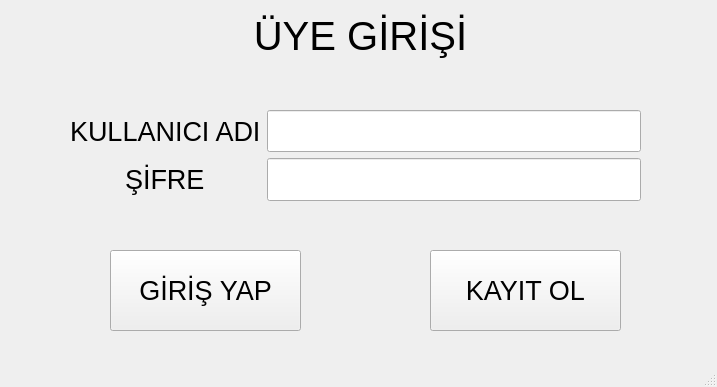
<?xml version="1.0" encoding="UTF-8"?>
<ui version="4.0">
 <class>MainWindow</class>
 <widget class="QMainWindow" name="MainWindow">
  <property name="geometry">
   <rect>
    <x>0</x>
    <y>0</y>
    <width>717</width>
    <height>387</height>
   </rect>
  </property>
  <property name="windowTitle">
   <string>MainWindow</string>
  </property>
  <widget class="QWidget" name="centralwidget">
   <widget class="QWidget" name="formLayoutWidget">
    <property name="geometry">
     <rect>
      <x>60</x>
      <y>100</y>
      <width>591</width>
      <height>111</height>
     </rect>
    </property>
    <layout class="QFormLayout" name="formLayout">
     <property name="fieldGrowthPolicy">
      <enum>QFormLayout::AllNonFixedFieldsGrow</enum>
     </property>
     <property name="rowWrapPolicy">
      <enum>QFormLayout::WrapLongRows</enum>
     </property>
     <property name="labelAlignment">
      <set>Qt::AlignCenter</set>
     </property>
     <property name="leftMargin">
      <number>10</number>
     </property>
     <property name="topMargin">
      <number>10</number>
     </property>
     <property name="rightMargin">
      <number>10</number>
     </property>
     <property name="bottomMargin">
      <number>10</number>
     </property>
     <item row="0" column="0">
      <widget class="QLabel" name="kullaniciadigiris_label">
       <property name="font">
        <font>
         <pointsize>20</pointsize>
        </font>
       </property>
       <property name="text">
        <string>KULLANICI ADI</string>
       </property>
      </widget>
     </item>
     <item row="0" column="1">
      <widget class="QLineEdit" name="kullaniciadigiri_text">
       <property name="enabled">
        <bool>true</bool>
       </property>
       <property name="font">
        <font>
         <pointsize>25</pointsize>
        </font>
       </property>
      </widget>
     </item>
     <item row="1" column="0">
      <widget class="QLabel" name="sifregiris_label">
       <property name="font">
        <font>
         <pointsize>20</pointsize>
        </font>
       </property>
       <property name="text">
        <string>ŞİFRE</string>
       </property>
      </widget>
     </item>
     <item row="1" column="1">
      <widget class="QLineEdit" name="sifregiris_text">
       <property name="enabled">
        <bool>true</bool>
       </property>
       <property name="font">
        <font>
         <pointsize>25</pointsize>
        </font>
       </property>
      </widget>
     </item>
    </layout>
   </widget>
   <widget class="QLabel" name="label_3">
    <property name="geometry">
     <rect>
      <x>10</x>
      <y>10</y>
      <width>701</width>
      <height>51</height>
     </rect>
    </property>
    <property name="font">
     <font>
      <pointsize>30</pointsize>
     </font>
    </property>
    <property name="text">
     <string>ÜYE GİRİŞİ</string>
    </property>
    <property name="alignment">
     <set>Qt::AlignCenter</set>
    </property>
   </widget>
   <widget class="QPushButton" name="girisyap_buton">
    <property name="geometry">
     <rect>
      <x>110</x>
      <y>250</y>
      <width>191</width>
      <height>81</height>
     </rect>
    </property>
    <property name="font">
     <font>
      <pointsize>20</pointsize>
     </font>
    </property>
    <property name="text">
     <string>GİRİŞ YAP</string>
    </property>
   </widget>
   <widget class="QPushButton" name="kayitol_buton">
    <property name="geometry">
     <rect>
      <x>430</x>
      <y>250</y>
      <width>191</width>
      <height>81</height>
     </rect>
    </property>
    <property name="font">
     <font>
      <pointsize>20</pointsize>
     </font>
    </property>
    <property name="text">
     <string>KAYIT OL</string>
    </property>
   </widget>
  </widget>
  <widget class="QMenuBar" name="menubar">
   <property name="geometry">
    <rect>
     <x>0</x>
     <y>0</y>
     <width>717</width>
     <height>21</height>
    </rect>
   </property>
  </widget>
  <widget class="QStatusBar" name="statusbar"/>
 </widget>
 <resources/>
 <connections/>
</ui>
